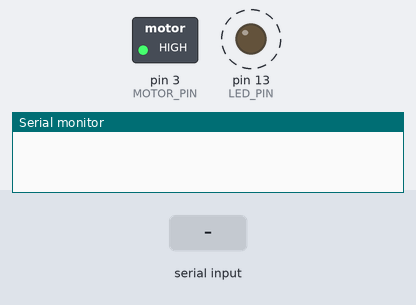
A sketch run on a simulated Arduino Uno, built with avr-gcc and run on an emulated ATmega328P. On the bench: switched loads named in the sketch (green lamp = pin HIGH), output pins drawn as LEDs (lit = HIGH), the last lines printed to the serial monitor. Dashed ring = blinking. The inputs (shaded band) are chosen by the test bench.

Above: at 0.6 s.
At 2.0 s:
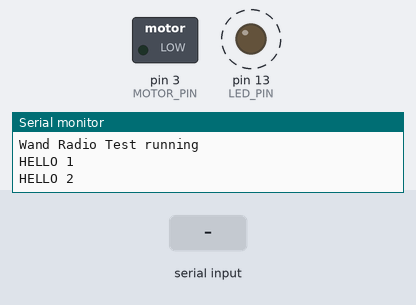
2.1 s: "1" received over the second serial link
At 2.8 s:
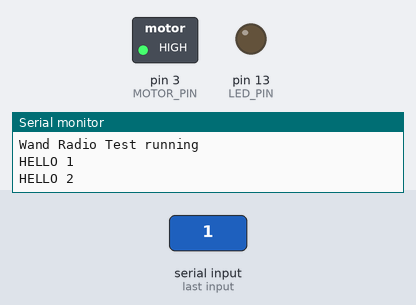
Timing chart, 0 to 11.1 s (numbered marks = the images above; inputs shaded):
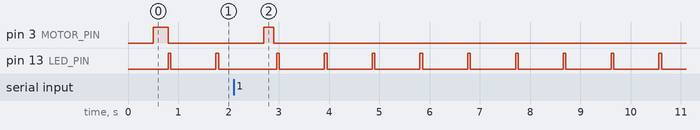

The sketch:

Wand_Radio_Test.ino
```cpp
/*
  Wand Radio Test (LilyPad + xBee)
  A standalone test, separate from the game. It checks the radio link between the wand's
  xBee and the xBee Explorer on the Mac, in both directions, and finds which pin is which.

  Every second the wand sends two lines, one through each pin:
    HELLO 12 sent on pin 11     <- what the game sketch uses (RX 10, TX 11)
    HELLO 12 sent on pin 10     <- only arrives if the two xBee wires are the other way round
  It also listens for anything typed in the Serial Monitor (alternating which pin it listens
  on). When it hears something it buzzes and answers "WAND GOT ... ON RX PIN ...".

  The LilyPad's own LED (pin 13) blinks each time it sends, and one buzz at start-up shows
  the sketch is running.

  How to use: upload, power the wand, then open the Serial Monitor on the xBee Explorer's
  port (/dev/cu.usbserial-...) at 9600 baud, line ending Newline. Type x and Enter to test
  the Mac -> wand direction.
*/
#include <SoftwareSerial.h>

SoftwareSerial viaPin11(10, 11);   // RX 10, TX 11: the game sketch's setting
SoftwareSerial viaPin10(11, 10);   // RX 11, TX 10: the two wires swapped
const int MOTOR_PIN = 3;
const int LED_PIN = 13;
unsigned long count = 0;

void buzz(int ms) {
  digitalWrite(MOTOR_PIN, HIGH);
  delay(ms);
  digitalWrite(MOTOR_PIN, LOW);
}

void sendOn(SoftwareSerial &port, const char *pinLabel, const char *text, unsigned long n) {
  port.begin(9600);
  port.print(text);
  port.print(n);
  port.print(" sent on pin ");
  port.println(pinLabel);
  port.end();
}

// Listens on one pin for a while; buzzes and reports back if anything arrives.
void listenOn(SoftwareSerial &port, const char *rxLabel, unsigned long ms) {
  port.begin(9600);
  port.listen();
  unsigned long start = millis();
  char got = 0;
  while (millis() - start < ms) {
    if (port.available()) {
      char c = port.read();
      if (c > ' ') got = c;
    }
  }
  port.end();
  if (got) {
    buzz(200);
    for (int i = 0; i < 2; i++) {
      SoftwareSerial &out = (i == 0) ? viaPin11 : viaPin10;
      out.begin(9600);
      out.print("WAND GOT '");
      out.print(got);
      out.print("' ON RX PIN ");
      out.println(rxLabel);
      out.end();
    }
    Serial.print("Got '");
    Serial.print(got);
    Serial.print("' on RX pin ");
    Serial.println(rxLabel);
  }
}

void setup() {
  pinMode(MOTOR_PIN, OUTPUT);
  pinMode(LED_PIN, OUTPUT);
  Serial.begin(9600);          // also prints to USB/FTDI, if the LilyPad is plugged in
  delay(500);
  buzz(300);                   // one buzz = the test is running
  Serial.println("Wand Radio Test running");
}

void loop() {
  count++;
  digitalWrite(LED_PIN, HIGH);
  sendOn(viaPin11, "11", "HELLO ", count);
  sendOn(viaPin10, "10", "HELLO ", count);
  Serial.print("HELLO ");
  Serial.println(count);
  digitalWrite(LED_PIN, LOW);

  if (count % 2 == 0) listenOn(viaPin11, "10", 900);   // the game sketch's RX pin
  else                listenOn(viaPin10, "11", 900);
}
```

Measured:
- after the input at 2.1 s, pin 3 (MOTOR_PIN): LOW → HIGH after 0.60 s, → LOW 0.20 s later
- by itself, pin 13 (LED_PIN): alternates HIGH for 0.05 s and LOW for 0.90 s
